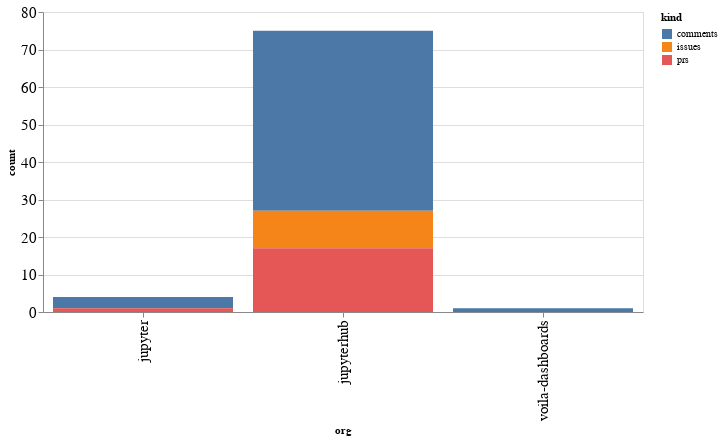

The code cell stored with this chart in its notebook:
### Code cell
alt.Chart(org_summaries, width=600).mark_bar().encode(
    x='org',
    y='count',
    color='kind',
    tooltip="org"
)

### Figure 1 — Vega-Lite specification as saved in the notebook (floating-point values rounded to 4 significant figures)
{"config": {"axisLeft": {"labelFontSize": 15}, "axisBottom": {"labelFontSize": 15}}, "data": {"name": "data-056c3c6681f62e443e24bf91a0cd7de7"}, "mark": "bar", "encoding": {"color": {"type": "nominal", "field": "kind"}, "tooltip": {"type": "nominal", "field": "org"}, "x": {"type": "nominal", "field": "org"}, "y": {"type": "quantitative", "field": "count"}}, "width": 600, "$schema": "https://vega.github.io/schema/vega-lite/v4.8.1.json", "datasets": {"data-056c3c6681f62e443e24bf91a0cd7de7": [{"org": "jupyter", "kind": "comments", "count": 3}, {"org": "jupyter", "kind": "prs", "count": 1}, {"org": "jupyterhub", "kind": "comments", "count": 48}, {"org": "jupyterhub", "kind": "issues", "count": 10}, {"org": "jupyterhub", "kind": "prs", "count": 17}, {"org": "voila-dashboards", "kind": "comments", "count": 1}]}}
